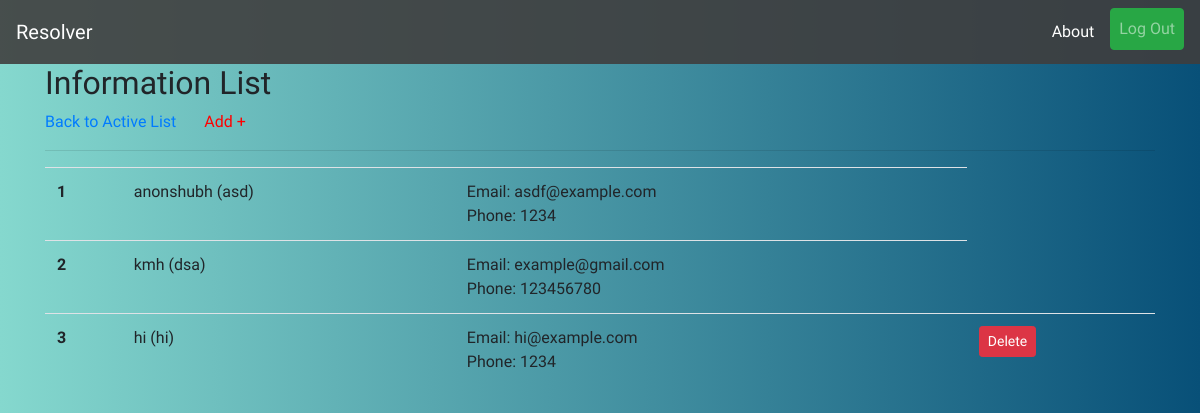
Screenshot of /info-list/ (signed in) with the database file from the repository.
### reporter/models.py (models this page shows, shortened)
class InformationList(models.Model):
    user = models.ForeignKey(UserInfo,on_delete=models.CASCADE,blank=True)
    name = models.CharField(max_length=56)
    course = models.CharField(max_length=56)
    email = models.EmailField(null=True,blank=True)
    phone = models.PositiveIntegerField(null=True,blank=True)
    approved = models.BooleanField(default=False)
    department = models.CharField(max_length=20,blank=True)
    year = models.CharField(max_length=4,blank=True)

### reporter/views.py (the view)
# urls.py: path('info-list/',views.infolist_list_view,name='info-list'),
@login_required
def infolist_list_view(request):
    user = request.user.info
    qs = InformationList.objects.filter(department=user.department,year=user.join_year,approved=True)
    return render(request,'reporter/info-list.html',{'object_list':qs})

### reporter/templates/reporter/info-list.html (shortened to what this page needs)
{% extends 'base.html' %}
{% block content %}
<h2>Information List</h2>
<a href="{% url 'reporter:index' %}">Back to Active List</a>
<a class="ml-4 rcolor" href="{% url 'reporter:info-add' %}">Add +</a>
<hr>
<div class="table-responsive">
  <table class="table table-hover">
    <tbody>
      {% for object in object_list %}
      <tr>
        <th scope="row">{{forloop.counter}}</th>
        <td>{{object.name}} ({{object.course}})</td>
        <td>{% if object.email %}Email: {{object.email}}{% endif %}<br>{% if object.phone %}Phone: {{object.phone}}{% endif %}</td>
        {% if request.user.info == object.user or request.user.info.is_cr %}
        <td><a class="btn btn-danger btn-sm" href="{% url 'reporter:info-delete' object.id %}">Delete</a></td>
        {% endif %}
      </tr>
      {% empty %}
      <p class="lead">No List Available!</p>
      {% endfor %}
    </tbody>
  </table>
</div>
{% endblock %}

### templates/base.html (shortened to what this page needs)
{% load static %}
<!doctype html>
<html lang="en">
  <head>
     <link rel="stylesheet" href="https://stackpath.bootstrapcdn.com/bootstrap/4.5.2/css/bootstrap.min.css">
     <link rel="stylesheet" href="{% static 'css/style.css' %}">
  </head>
  <body>
    <section>
      <nav style="background-color:rgba(63, 61, 61, 0.89) ;" class="navbar navbar-expand-lg navbar-dark">
        <a class="navbar-brand" href="{% url 'reporter:index' %}">Resolver</a>
        <div class="collapse navbar-collapse" id="navbarSupportedContent">
          <ul class="navbar-nav ml-auto">
            <li class="nav-item active">
              <a class="nav-link my-1 mr-2" href="{% url 'reporter:about' %}">About<span class="sr-only">(current)</span></a>
            </li>
            {% if request.user.is_authenticated %}
            <li class="nav-item">
              <a class="nav-link btn btn-success" href="{% url 'account_logout' %}">Log Out</a>
            </li>
            {% endif %}
          </ul>
        </div>
      </nav>
    </section>
    <div class="container">
      {% block content %} {% endblock %}
    </div>
  </body>
</html>

### static/css/style.css (style rules this page uses)
body { background: #085078; background: -webkit-linear-gradient(to right, #85D8CE, #085078); background: linear-gradient(to right, #85D8CE, #085078); font-family: 'Courier Prime', sans-serif; }
.rcolor { color: red; }

### rows the page displays
InformationList: name "anonshubh", course "asd", email "asdf@example.com", phone "1234"
InformationList: name "kmh", course "dsa", email "example@gmail.com", phone "123456780"
InformationList: name "hi", course "hi", email "hi@example.com", phone "1234", shows "Delete"
